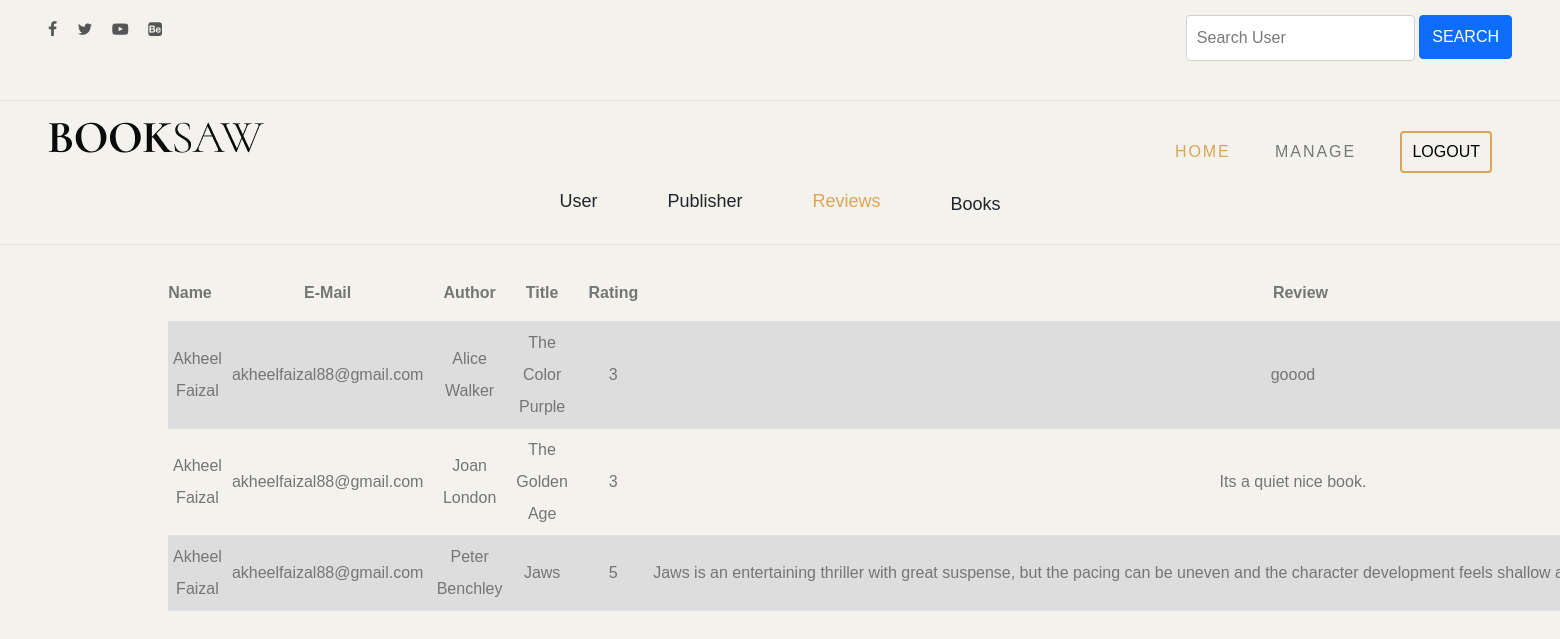
Screenshot of /adminreviewdisp with the database file from the repository.
### bookapp/models.py (models this page shows, shortened)
class addReview(models.Model):
    bookId = models.IntegerField(default=None)
    name = models.CharField(max_length=200)
    email = models.CharField(max_length=200)
    authors_name = models.CharField(max_length=200)
    title = models.CharField(max_length=200)
    rating = models.IntegerField(null=True, blank=True)
    published_date = models.DateTimeField()
    review = models.CharField(max_length=2000)

### bookapp/views.py (the view)
# urls.py: path('adminreviewdisp', views.adminreviewdisplay),
def adminreviewdisplay(request):
    reviews = addReview.objects.all()
    review_info = reviews
    if request.method == 'GET':
        member = request.GET.get('searchInput')
        if not member and 'searchInput' in request.GET:
            return redirect(reverse(adminreviewdisplay))
        if member:
            review_info = addReview.objects.filter(name=member)
            print(review_info)
            if review_info:
                print("match found")
            else:
                print("no match")
                review_info = []
        else:
            print("no input")
    return render(request, 'adminHomereviewsection.html', {'reviews': review_info})

### template/adminHomereviewsection.html (shortened to what this page needs)
<!DOCTYPE html>
<html lang="en">
<head>
	{% load static %}
	<link rel="stylesheet" href="https://cdn.jsdelivr.net/npm/bootstrap@5.0.2/dist/css/bootstrap.min.css">
    <link rel="stylesheet" href="https://cdn.jsdelivr.net/npm/bootstrap-icons@1.5.0/font/bootstrap-icons.css">
	<link rel="stylesheet" type="text/css" href="{% static 'css/normalize.css' %}">
	<link rel="stylesheet" type="text/css" href="{% static 'icomoon/icomoon.css' %}">
	<link rel="stylesheet" type="text/css" href="{% static 'css/vendor.css' %}">
	<link rel="stylesheet" type="text/css" href="{% static 'style.css' %}">
</head>
<body data-bs-spy="scroll" data-bs-target="#header" tabindex="0">
	<div id="header-wrap">
		<div class="top-content">
			<div class="container-fluid">
				<div class="row">
					<div class="col-md-6">
						<div class="social-links">
							<ul>
								<li>
									<a href="#"><i class="icon icon-facebook"></i></a>
								</li>
								<li>
									<a href="#"><i class="icon icon-twitter"></i></a>
								</li>
								<li>
									<a href="#"><i class="icon icon-youtube-play"></i></a>
								</li>
								<li>
									<a href="#"><i class="icon icon-behance-square"></i></a>
								</li>
							</ul>
						</div>
					</div>
					<div class="col-md-6">
						<div class="right-element">
							<div class="action-menu">
								<div class="search">
									<form method="GET" action="" style="display: contents;margin:0;">
										<input type="search" name="searchInput" placeholder="Search User">
										<button style="height:44px;position:relative;top:-2px;" class="btn btn-primary m-0" type="submit">Search</button>
									</form>
								</div>
							</div>
						</div>
					</div>
				</div>
			</div>
		</div>
		<header id="header">
			<div class="container-fluid">
				<div class="row">
					<div class="col-md-2">
						<div class="main-logo">
							<a href="index.html"><img src="{% static 'images/main-logo.png' %}" alt="logo"></a>
						</div>
					</div>
					<div class="col-md-10">
						<nav id="navbar">
							<div class="main-menu stellarnav">
								<ul class="menu-list">
									<li class="menu-item active"><a href="#home">Home</a></li>
									<li class="menu-item"><a href="adminusermanage" class="nav-link">Manage</a></li>
									<li class="menu-item"><a href="logout" class="nav-link"><button id="logoutbutton" style="padding:7px 10px;margin:0;height:auto;border: 2px solid #daa556;" class="btn">LOGOUT</button></a></li>
								</ul>
							</div>
						</nav>
					</div>
				</div>
				<div class="row">
					<div class="col-md-12">
						<div class="sort">
							<ul>
								<li><a href="adminhome" class="text-dark banner-list">User</a></li>
								<li><a href="adminpublisherdisp" class="text-dark banner-list">Publisher</a></li>
								<li><a href="#" style="color: #daa556 !important;" class="text-dark banner-list">Reviews</a></li>
								<li><a href="adminbook" class="text-dark banner-list">Books</a></li>
							</ul>
						</div>
					</div>
				</div>
			</div>
		</header>
	</div>
	<section class="user_details">
			<div class="container">
				{% if reviews %}
					<table>
						<tr>
							<th class="text-center">Name</th>
							<th class="text-center">E-Mail</th>
							<th class="text-center">Author</th>
							<th class="text-center">Title</th>
							<th class="text-center">Rating</th>
							<th class="text-center">Review</th>
						</tr>
						{% for review in reviews %}
							<tr>
								<td class="text-center">{{review.name}}</td>
								<td class="text-center">{{review.email}}</td>
								<td class="text-center">{{review.authors_name}}</td>
								<td class="text-center">{{review.title}}</td>
								<td class="text-center">{{review.rating}}</td>
								<td class="text-center p-0"><p style="white-space:nowrap;text-overflow: ellipsis;margin:0;">{{review.review}}</p></td>
							</tr>
						{% endfor %}
					</table>
				{% else %}
					<h2>No Reviews</h2>
				{% endif %}
			</div>
	</section>
</body>
</html>

### static/icomoon/icomoon.css (style rules this page uses)
[class^="icon-"], [class*=" icon-"] { font-family: 'icomoon' !important; speak: never; font-style: normal; font-weight: normal; font-variant: normal; text-transform: none; line-height: 1; -webkit-font-smoothing: antialiased; -moz-osx-font-smoothing: grayscale; }
.icon-twitter:before { content: "\f099"; }
.icon-facebook:before { content: "\f09a"; }
.icon-youtube-play:before { content: "\f16a"; }
.icon-behance-square:before { content: "\f1b5"; }

### rows the page displays
addReview: name "Akheel Faizal", email "akheelfaizal88@gmail.com", authors_name "Alice Walker", title "The Color Purple", rating "3", review "goood"
addReview: name "Akheel Faizal", email "akheelfaizal88@gmail.com", authors_name "Joan London", title "The Golden Age", rating "3", review "Its a quiet nice book."
addReview: name "Akheel Faizal", email "akheelfaizal88@gmail.com", authors_name "Peter Benchley", title "Jaws", rating "5", review "Jaws is an entertaining thriller with great suspense, but the pacing can be uneven and the character development feels shallow…"
